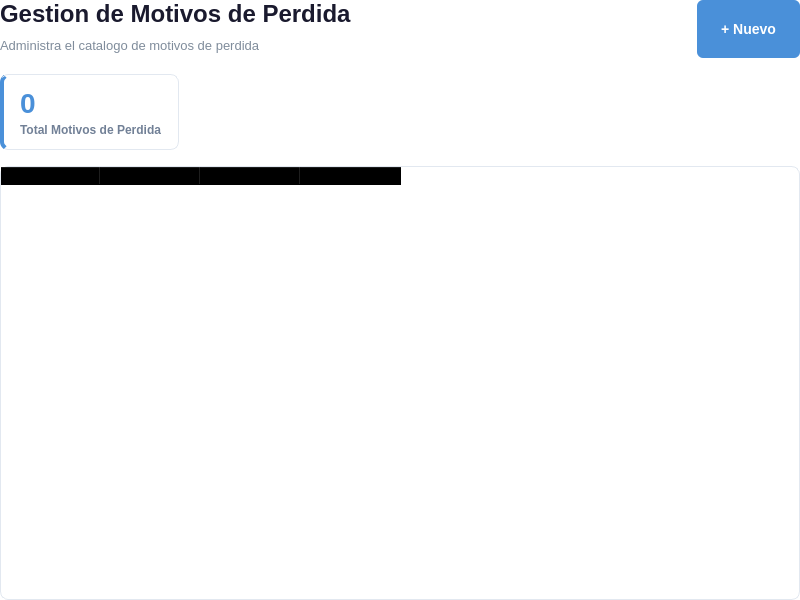
<?xml version="1.0" encoding="UTF-8"?>
<ui version="4.0">
 <class>MotivosPerdidaList</class>
 <widget class="QWidget" name="MotivosPerdidaList">
  <property name="geometry">
   <rect><x>0</x><y>0</y><width>800</width><height>600</height></rect>
  </property>
  <property name="styleSheet">
   <string notr="true">
QWidget { background-color: transparent; }
QLabel#listTitle { font-size: 24px; font-weight: bold; color: #1a1a2e; }
QLabel#listSubtitle { font-size: 13px; color: #7f8c9b; }
QPushButton#btnNuevo { background-color: #4a90d9; color: white; border: none; border-radius: 6px; font-size: 14px; font-weight: 600; padding: 10px 24px; min-height: 38px; }
QPushButton#btnNuevo:hover { background-color: #3a7bc8; }
QPushButton#btnNuevo:pressed { background-color: #2a6bb8; }
QFrame#cardTotal { background-color: white; border: 1px solid #e2e8f0; border-radius: 8px; border-left: 4px solid #4a90d9; }
QLabel#statValue { font-size: 28px; font-weight: bold; color: #4a90d9; }
QLabel#statLabel { font-size: 12px; color: #718096; font-weight: 500; }
QTableWidget#tablaCatalogo { background-color: white; border: 1px solid #e2e8f0; border-radius: 8px; gridline-color: #f0f2f5; font-size: 13px; }
QTableWidget#tablaCatalogo QHeaderView::section { background-color: #f7fafc; color: #2d3748; font-weight: bold; font-size: 13px; padding: 10px 8px; border: none; border-bottom: 2px solid #e2e8f0; border-right: 1px solid #f0f2f5; }
QTableWidget#tablaCatalogo QHeaderView::section:last { border-right: none; }
QTableWidget#tablaCatalogo::item { padding: 10px 8px; color: #2d3748; border-bottom: 1px solid #f0f2f5; }
QTableWidget#tablaCatalogo::item:selected { background-color: #ebf8ff; color: #2c5282; }
QTableWidget#tablaCatalogo::item:hover { background-color: #f7fafc; }
   </string>
  </property>
  <layout class="QVBoxLayout" name="mainLayout">
   <property name="leftMargin"><number>0</number></property>
   <property name="topMargin"><number>0</number></property>
   <property name="rightMargin"><number>0</number></property>
   <property name="bottomMargin"><number>0</number></property>
   <property name="spacing"><number>16</number></property>
   <item>
    <layout class="QHBoxLayout" name="headerLayout">
     <item>
      <layout class="QVBoxLayout" name="titleLayout">
       <property name="spacing"><number>4</number></property>
       <item><widget class="QLabel" name="listTitle"><property name="text"><string>Gestion de Motivos de Perdida</string></property></widget></item>
       <item><widget class="QLabel" name="listSubtitle"><property name="text"><string>Administra el catalogo de motivos de perdida</string></property></widget></item>
      </layout>
     </item>
     <item><spacer name="headerSpacer"><property name="orientation"><enum>Qt::Horizontal</enum></property><property name="sizeHint" stdset="0"><size><width>40</width><height>20</height></size></property></spacer></item>
     <item><widget class="QPushButton" name="btnNuevo"><property name="text"><string>+ Nuevo</string></property><property name="cursor"><cursorShape>PointingHandCursor</cursorShape></property></widget></item>
    </layout>
   </item>
   <item>
    <layout class="QHBoxLayout" name="statsLayout">
     <property name="spacing"><number>16</number></property>
     <item>
      <widget class="QFrame" name="cardTotal">
       <property name="maximumSize"><size><width>16777215</width><height>80</height></size></property>
       <layout class="QVBoxLayout" name="cardTotalLayout">
        <property name="leftMargin"><number>16</number></property><property name="topMargin"><number>12</number></property><property name="rightMargin"><number>16</number></property><property name="bottomMargin"><number>12</number></property><property name="spacing"><number>4</number></property>
        <item><widget class="QLabel" name="statValue"><property name="text"><string>0</string></property></widget></item>
        <item><widget class="QLabel" name="statLabel"><property name="text"><string>Total Motivos de Perdida</string></property></widget></item>
       </layout>
      </widget>
     </item>
     <item><spacer name="statsSpacer"><property name="orientation"><enum>Qt::Horizontal</enum></property><property name="sizeHint" stdset="0"><size><width>40</width><height>20</height></size></property></spacer></item>
    </layout>
   </item>
   <item>
    <widget class="QTableWidget" name="tablaCatalogo">
     <property name="editTriggers"><set>QAbstractItemView::NoEditTriggers</set></property>
     <property name="selectionMode"><enum>QAbstractItemView::SingleSelection</enum></property>
     <property name="selectionBehavior"><enum>QAbstractItemView::SelectRows</enum></property>
     <property name="showGrid"><bool>true</bool></property>
     <property name="columnCount"><number>4</number></property>
     <column><property name="text"><string>ID</string></property></column>
     <column><property name="text"><string>Nombre</string></property></column>
     <column><property name="text"><string>Descripcion</string></property></column>
     <column><property name="text"><string>Acciones</string></property></column>
    </widget>
   </item>
  </layout>
 </widget>
 <resources/>
 <connections/>
</ui>
